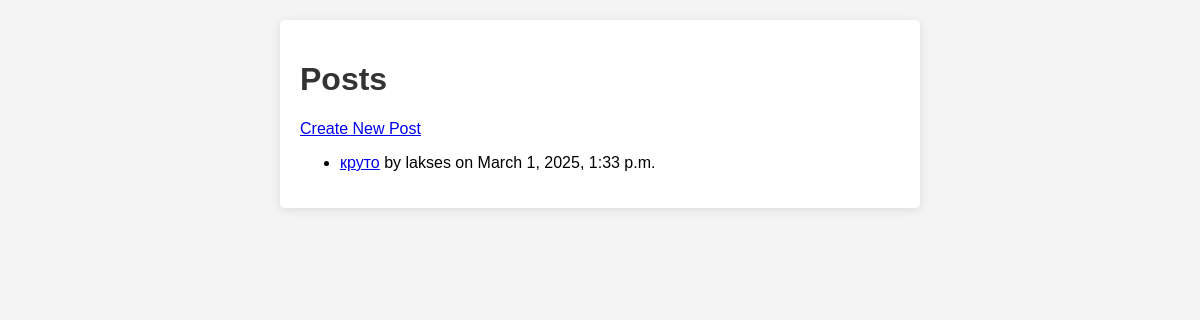
Before: /forum/ with the older database file.
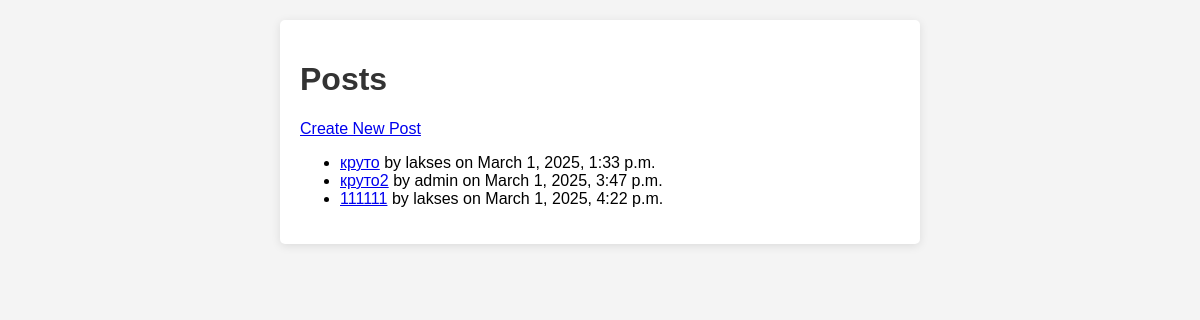
After: the same page with the newer database file.
### forum/models.py (models this page shows, shortened)
class Post(models.Model):
    title = models.CharField(max_length=100)
    content = models.TextField()
    created_at = models.DateTimeField(auto_now_add=True)
    author = models.ForeignKey(User, on_delete=models.CASCADE)

### forum/views.py (the view)
# urls.py: path('', views.post_list, name='post_list'),
def post_list(request):
    posts = Post.objects.all()
    return render(request, 'post_list.html', {'posts': posts})

### forum/templates/post_list.html (shortened to what this page needs)
<!DOCTYPE html>
<html lang="ru">
<head>
</head>
<body>
    <div class="container">
        <h1>Posts</h1>
        <a href="{% url 'post_create' %}">Create New Post</a>
        <ul>
        {% for post in posts %}
        <li>
            <a href="{% url 'post_detail' post.id %}">{{ post.title }}</a>
            by {{ post.author.username }} on {{ post.created_at }}
        </li>
    {% endfor %}
</ul>
    </div>
</body>
</html>

Changed rows visible on the page:
added Post: title "круто2", author.username "admin", created_at "March 1, 2025, 3:47 p.m."
added Post: title "111111", author.username "lakses", created_at "March 1, 2025, 4:22 p.m."
